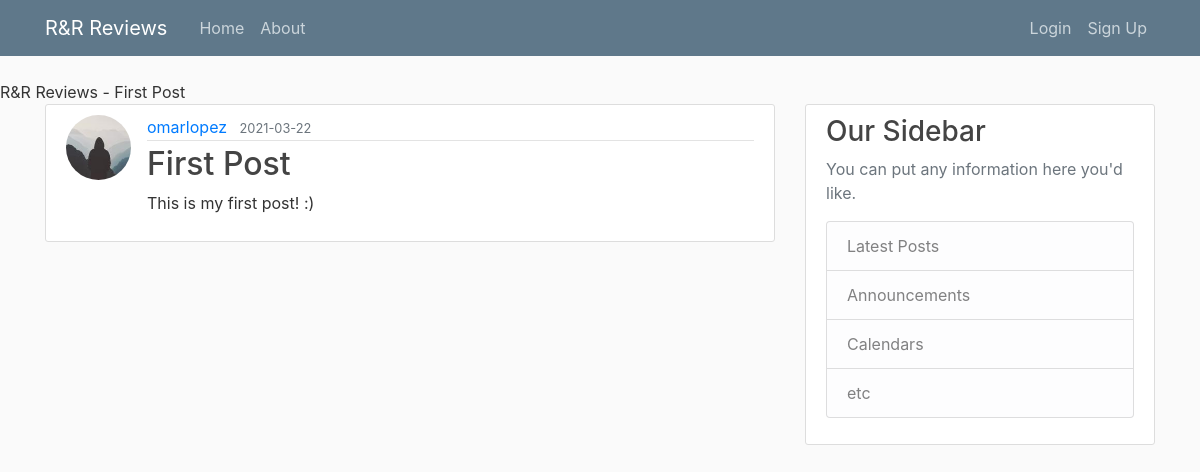
/post/1, run on an earlier commit of the app's database.
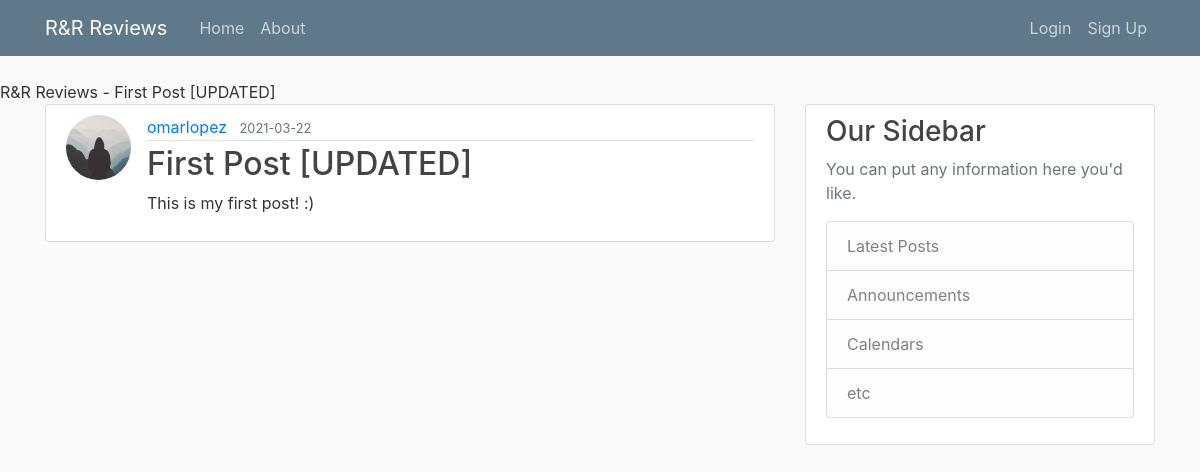
And on a later commit of the database.
### app/models.py (models this page shows, shortened)
class Post(db.Model):
    id = db.Column(db.Integer, primary_key=True)
    title = db.Column(db.String(100), nullable=False)
    date_posted = db.Column(db.DateTime, nullable=False, default=datetime.utcnow)
    content = db.Column(db.Text, nullable=False)
    user_id = db.Column(db.Integer, db.ForeignKey('user.id'), nullable=False)

### app/routes.py (the view)
@app.route('/post/<int:post_id>')
def post(post_id):
    post = Post.query.get_or_404(post_id)
    return render_template('post.html', title=post.title, post=post)

### app/templates/post.html (shortened to what this page needs)
{% extends "layout.html" %}
{% block content %}
    <article class="media content-section">
        <img class="rounded-circle article-img" src="{{ url_for('static', filename='profile_pics/' + post.author.image_file) }}">
        <div class="media-body">
            <div class="article-metadata">
                <a class="mr-2" href="#">{{ post.author.username }}</a>
                <small class="text-muted">{{ post.date_posted.strftime('%Y-%m-%d') }}</small>
            </div>
            <h2 class="article-title">{{ post.title }}</h2>
            <p class="article-content">{{ post.content }}</p>
        </div>
    </article>
{% endblock content %}

### app/templates/layout.html (shortened to what this page needs)
<!DOCTYPE html>
<html lang="en">
<head>
    <link rel="stylesheet" href="https://maxcdn.bootstrapcdn.com/bootstrap/4.0.0/css/bootstrap.min.css">
    <link rel="stylesheet" type ="text/css" href="{{ url_for('static', filename='main.css') }}"
    {% if title %}
        <title>R&R Reviews - {{ title }}</title>
    {% else %}
        <title>R&R Reviews</title>
    {% endif %}
</head>
<body>
    <header class="site-header">
        <nav class="navbar navbar-expand-md navbar-dark bg-steel fixed-top">
            <div class="container">
                <a class="navbar-brand mr-4" href="/">R&R Reviews</a>
                <div class="collapse navbar-collapse" id="navbarToggle">
                    <div class="navbar-nav mr-auto">
                        <a class="nav-item nav-link" href="{{ url_for('home') }}">Home</a>
                        <a class="nav-item nav-link" href="{{ url_for('about') }}">About</a>
                    </div>
                    <div class="navbar-nav">
                        {% if current_user.is_authenticated %}
                            <a class="nav-item nav-link" href="{{ url_for('new_post') }}">New Post</a>
                            <a class="nav-item nav-link" href="{{ url_for('account') }}">Account</a>
                            <a class="nav-item nav-link" href="{{ url_for('logout') }}">Logout</a>
                        {% else %}
                            <a class="nav-item nav-link" href="{{ url_for('login') }}">Login</a>
                            <a class="nav-item nav-link" href="{{ url_for('signup') }}">Sign Up</a>
                        {% endif %}
                    </div>
                </div>
            </div>
        </nav>
    </header>
    <main role="main" class="container">
<div class="row">
    <div class="col-md-8">
        {% block content %}{% endblock %}
    </div>
    <div class="col-md-4">
        <div class="content-section">
            <h3>Our Sidebar</h3>
            <p class='text-muted'>You can put any information here you'd like.
                <ul class="list-group">
                    <li class="list-group-item list-group-item-light">Latest Posts</li>
                    <li class="list-group-item list-group-item-light">Announcements</li>
                    <li class="list-group-item list-group-item-light">Calendars</li>
                    <li class="list-group-item list-group-item-light">etc</li>
                </ul>
            </p>
        </div>
    </div>
</div>
</main>
</body>
</html>

What changed in the data, as far as the page shows it:
changed Post "This is my first post! :)": title "First Post" → "First Post [UPDATED]"
